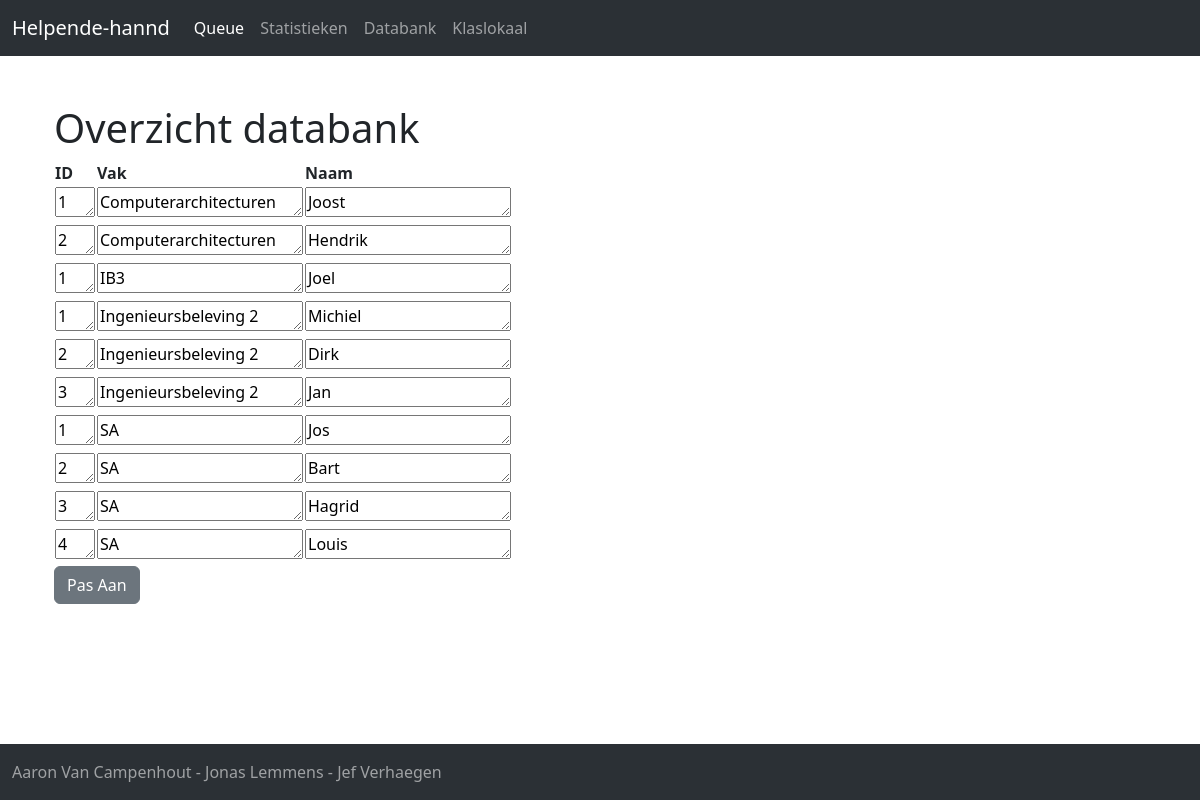
Page /update on the earlier database version.
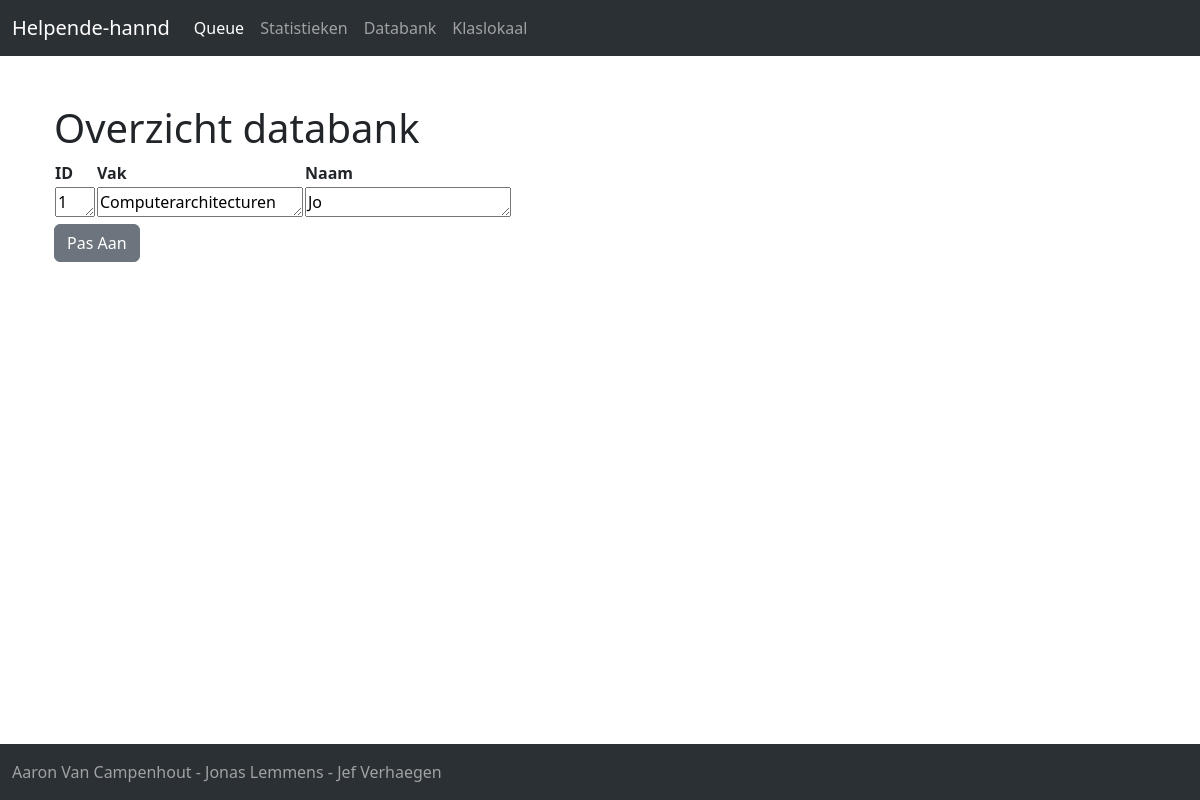
Same page on the later database version.
### Flask-webserver/app.py (models this page shows, shortened)
class  Klas(db.Model):
    cid = db.Column(db.Integer,primary_key=True)
    vak = db.Column(db.String(200),primary_key=True,nullable=False)
    name = db.Column(db.String(200), nullable=False)

### Flask-webserver/app.py (the view, shortened to what this page needs)
@app.route('/update',methods=["POST","GET"])
def update():
    if request.method == "GET":
        table_klas = db.session.execute(db.select(Klas).order_by(Klas.vak,Klas.cid)).scalars()
        print('tabel: ',table_klas)
        return render_template('update.html',title='Update databank',klas=table_klas)

### Flask-webserver/templates/update.html (shortened to what this page needs)
{% extends "base.html" %}
{% block content %}
    <div class ="container">
        <h1>Overzicht databank</h1>
        <form action="/update" METHOD="POST">
            <table cellspacing ="10">
                <tr>
                    <th>ID</th>
                    <th>Vak</th>
                    <th>Naam</th>
                </tr>
                {% for student in klas %}
                <tr>
                    <td><textarea name="cid" rows="1" cols="2">{{ student.cid }}</textarea></td>
                    <td><textarea name="vak" rows="1" cols="20">{{ student.vak }}</textarea></td>
                    <td><textarea name="naam" rows="1" cols="20">{{ student.name }}</textarea></td>
                </tr>
                {% endfor %}
            </table>
            <input type="submit" value="Pas Aan" class="btn btn-secondary">
        </form>
    <br/>
    </div>
    <br><br><br><br>
{% endblock %}

Differences in the rows shown:
removed Klas: cid "2", vak "Computerarchitecturen", naam "Hendrik"
removed Klas: cid "1", vak "IB3", naam "Joel"
removed Klas: cid "1", vak "Ingenieursbeleving 2", naam "Michiel"
removed Klas: cid "2", vak "Ingenieursbeleving 2", naam "Dirk"
removed Klas: cid "3", vak "Ingenieursbeleving 2", naam "Jan"
removed Klas: cid "1", vak "SA", naam "Jos"
removed Klas: cid "2", vak "SA", naam "Bart"
removed Klas: cid "3", vak "SA", naam "Hagrid"
removed Klas: cid "4", vak "SA", naam "Louis"
changed Klas "Computerarchitecturen": naam "Joost" → "Jo"
